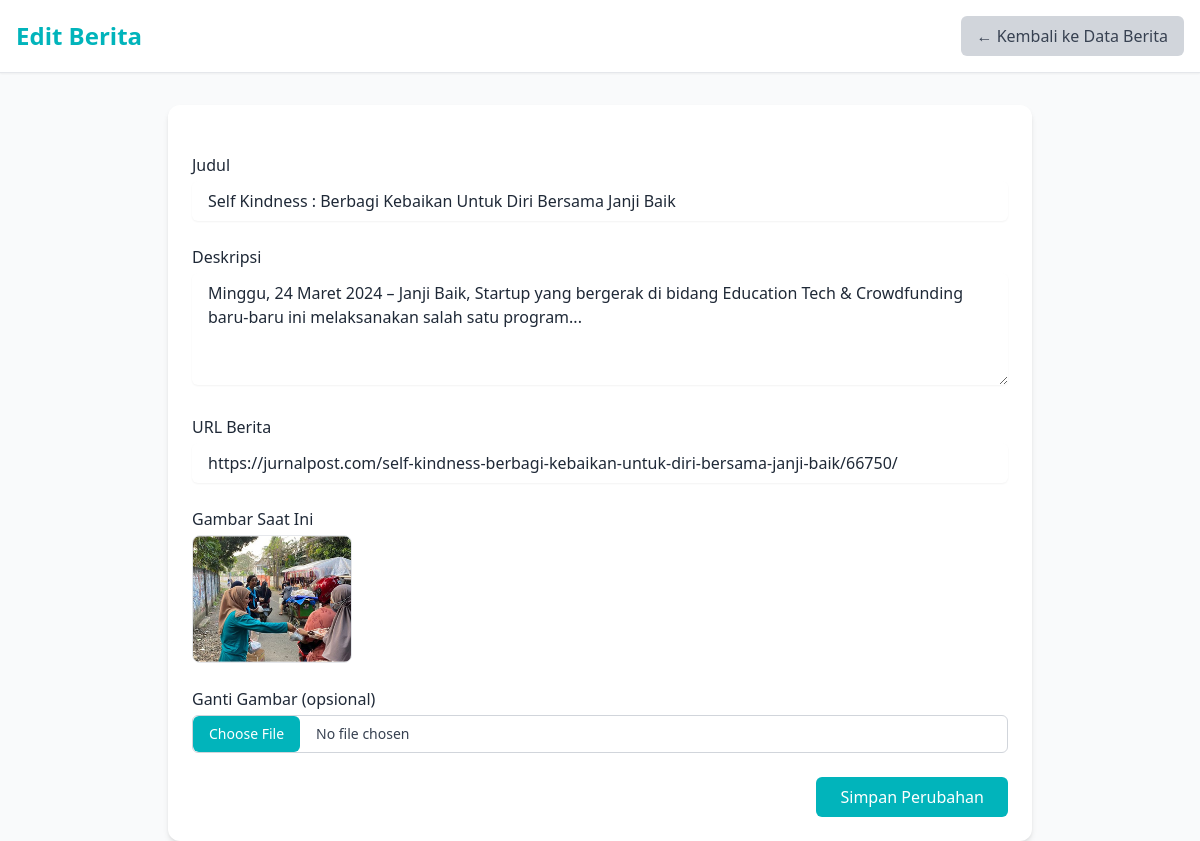
The page /admin/edit_berita.php?id=12 on the database its author committed.
### tables this page shows
CREATE TABLE `berita` (
  `id` int(11) NOT NULL,
  `title` varchar(255) NOT NULL,
  `image` varchar(255) NOT NULL,
  `url` text NOT NULL,
  `description` text NOT NULL,
  `created_at` datetime DEFAULT current_timestamp()
);

### admin/edit_berita.php (the view, shortened to what this page needs)
<?php
$db = new Database();
$conn = $db->getConnection();
if ($_SERVER['REQUEST_METHOD'] === 'POST') {
    $id = $_POST['id'];
    $title = $_POST['title'];
    $description = $_POST['description'];
    $url = $_POST['url'];
    $stmt = $conn->prepare("SELECT * FROM berita WHERE id = :id");
    $stmt->execute([':id' => $id]);
    $oldData = $stmt->fetch(PDO::FETCH_ASSOC);
    if (!$oldData) {
        die("Data tidak ditemukan.");
    }
    $imagePath = $oldData['image'];
    if (isset($_FILES['image']) && $_FILES['image']['error'] === 0) {
        $uploadDir = '../uploads/berita/';
        if (!is_dir($uploadDir)) {
            mkdir($uploadDir, 0777, true);
        }
        if (file_exists('../' . $oldData['image'])) {
            unlink('../' . $oldData['image']);
        }
        $imageName = uniqid() . '-' . basename($_FILES['image']['name']);
        $targetFile = $uploadDir . $imageName;
        if (move_uploaded_file($_FILES['image']['tmp_name'], $targetFile)) {
            $imagePath = 'uploads/berita/' . $imageName;
        } else {
            die("Upload gambar gagal.");
        }
    }
    $update = $conn->prepare("UPDATE berita SET title = :title, description = :description, url = :url, image = :image WHERE id = :id");
    $update->execute([
        ':title' => $title,
        ':description' => $description,
        ':url' => $url,
        ':image' => $imagePath,
        ':id' => $id
    ]);
    $_SESSION['success_msg'] = "Berita berhasil diperbarui!";
    header("Location: edit_berita.php?id=$id");
    exit();
} else {
    $id = $_GET['id'];
    $stmt = $conn->prepare("SELECT * FROM berita WHERE id = :id");
    $stmt->execute([':id' => $id]);
    $berita = $stmt->fetch(PDO::FETCH_ASSOC);
}
?>
<!DOCTYPE html>
<html lang="id">
<head>
    <script src="https://cdn.tailwindcss.com"></script>
</head>
<body class="bg-gray-50 text-gray-800">
<header class="bg-white border-b shadow-sm">
    <div class="max-w-7xl mx-auto px-4 py-4 flex justify-between items-center">
        <h1 class="text-2xl font-bold text-[#01B4BB]">Edit Berita</h1>
        <a href="/janji-baik/admin/data_berita.php"
           class="px-4 py-2 bg-gray-300 text-gray-700 hover:bg-gray-400 rounded-md transition">
           ← Kembali ke Data Berita
        </a>
    </div>
</header>
<main class="max-w-4xl mx-auto mt-8 px-4">
    <div class="bg-white p-6 rounded-xl shadow-md">
        <form method="POST" enctype="multipart/form-data" class="space-y-6">
            <div>
                <label for="title" class="block mb-1 font-medium">Judul</label>
                <input type="text" name="title" id="title"
                       value="<?= htmlspecialchars($berita['title']) ?>" required
                       class="w-full border-gray-300 focus:ring-blue-500 focus:border-blue-500 rounded-md shadow-sm px-4 py-2" />
            </div>
            <div>
                <label for="description" class="block mb-1 font-medium">Deskripsi</label>
                <textarea name="description" id="description" rows="4" required
                          class="w-full border-gray-300 focus:ring-blue-500 focus:border-blue-500 rounded-md shadow-sm px-4 py-2"><?= htmlspecialchars($berita['description']) ?></textarea>
            </div>
            <div>
                <label for="url" class="block mb-1 font-medium">URL Berita</label>
                <input type="url" name="url" id="url"
                       value="<?= htmlspecialchars($berita['url']) ?>" required
                       class="w-full border-gray-300 focus:ring-blue-500 focus:border-blue-500 rounded-md shadow-sm px-4 py-2" />
            </div>
            <div>
                <label class="block mb-1 font-medium">Gambar Saat Ini</label>
                <?php if ($berita['image'] && file_exists('../' . $berita['image'])): ?>
                    <img src="../<?= htmlspecialchars($berita['image']) ?>" class="w-40 h-32 object-cover rounded-lg border mb-2" alt="Gambar Berita">
                <?php else: ?>
                    <div class="w-40 h-32 bg-gray-200 flex items-center justify-center text-sm text-gray-500 rounded-lg border mb-2">
                        Tidak ada gambar
                    </div>
                <?php endif; ?>
            </div>
            <div>
                <label for="image" class="block mb-1 font-medium">Ganti Gambar (opsional)</label>
                <input type="file" name="image" id="image" accept="image/*"
                       class="block w-full text-sm text-gray-700 border border-gray-300 rounded-md cursor-pointer bg-white
                              file:mr-4 file:py-2 file:px-4 file:rounded-md file:border-0 file:bg-[#01B4BB] file:text-white
                              hover:file:bg-indigo-700 transition" />
            </div>
            <div class="flex justify-end">
                <button type="submit"
                        class="px-6 py-2 bg-[#01B4BB] text-white font-medium rounded-md hover:bg-blue-700 transition">
                    Simpan Perubahan
                </button>
            </div>
        </form>
    </div>
</main>
</body>
</html>

### rows shown on the page
berita: title "Self Kindness : Berbagi Kebaikan Untuk Diri Bersama Janji Baik", description "Minggu, 24 Maret 2024 – Janji Baik, Startup yang bergerak di bidang Education Tech & Crowdfunding baru-baru ini melaksanakan salah satu program...", url "https://jurnalpost.com/self-kindness-berbagi-kebaikan-untuk-diri-bersama-janji-baik/66750/", image (picture)
